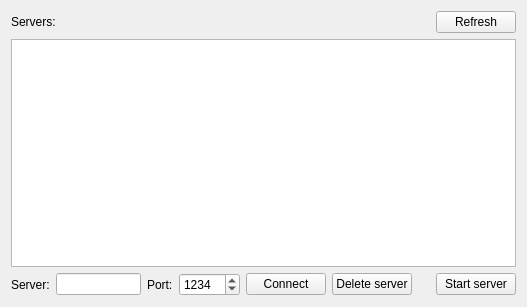
<?xml version="1.0" encoding="UTF-8"?>
<ui version="4.0">
 <class>ServerChooser</class>
 <widget class="QWidget" name="ServerChooser">
  <property name="geometry">
   <rect>
    <x>0</x>
    <y>0</y>
    <width>527</width>
    <height>307</height>
   </rect>
  </property>
  <property name="windowTitle">
   <string notr="true">Capi City</string>
  </property>
  <layout class="QVBoxLayout" name="verticalLayout">
   <item>
    <layout class="QHBoxLayout" name="horizontalLayout_3">
     <item>
      <widget class="QLabel" name="label">
       <property name="text">
        <string>Servers:</string>
       </property>
      </widget>
     </item>
     <item>
      <spacer name="horizontalSpacer_2">
       <property name="orientation">
        <enum>Qt::Horizontal</enum>
       </property>
       <property name="sizeHint" stdset="0">
        <size>
         <width>40</width>
         <height>20</height>
        </size>
       </property>
      </spacer>
     </item>
     <item>
      <widget class="QPushButton" name="bReload">
       <property name="text">
        <string>Refresh</string>
       </property>
      </widget>
     </item>
    </layout>
   </item>
   <item>
    <widget class="QTableWidget" name="tServer"/>
   </item>
   <item>
    <layout class="QHBoxLayout" name="horizontalLayout_2">
     <item>
      <widget class="QLabel" name="label_3">
       <property name="text">
        <string>Server:</string>
       </property>
      </widget>
     </item>
     <item>
      <widget class="QLineEdit" name="tfServer">
       <property name="text">
        <string notr="true"/>
       </property>
      </widget>
     </item>
     <item>
      <widget class="QLabel" name="label_2">
       <property name="text">
        <string>Port:</string>
       </property>
      </widget>
     </item>
     <item>
      <widget class="QSpinBox" name="spPort">
       <property name="minimum">
        <number>1</number>
       </property>
       <property name="maximum">
        <number>65535</number>
       </property>
       <property name="value">
        <number>1234</number>
       </property>
      </widget>
     </item>
     <item>
      <widget class="QPushButton" name="bConnect">
       <property name="text">
        <string>Connect</string>
       </property>
      </widget>
     </item>
     <item>
      <widget class="QPushButton" name="bDelServInfo">
       <property name="text">
        <string>Delete server</string>
       </property>
      </widget>
     </item>
     <item>
      <spacer name="horizontalSpacer">
       <property name="orientation">
        <enum>Qt::Horizontal</enum>
       </property>
       <property name="sizeHint" stdset="0">
        <size>
         <width>40</width>
         <height>20</height>
        </size>
       </property>
      </spacer>
     </item>
     <item>
      <widget class="QPushButton" name="bStartServer">
       <property name="text">
        <string>Start server</string>
       </property>
      </widget>
     </item>
    </layout>
   </item>
  </layout>
 </widget>
 <resources/>
 <connections/>
</ui>
